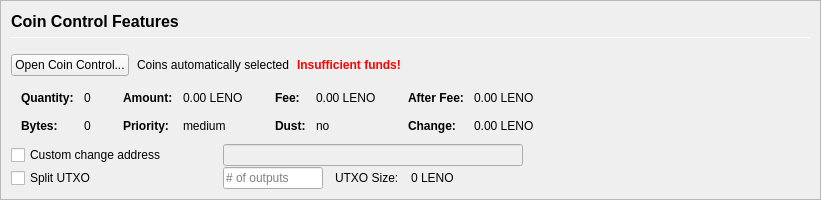
         <widget class="QFrame" name="frameCoinControl">
          <property name="sizePolicy">
           <sizepolicy hsizetype="Expanding" vsizetype="Expanding">
            <horstretch>0</horstretch>
            <verstretch>0</verstretch>
           </sizepolicy>
          </property>
          <property name="maximumSize">
           <size>
            <width>16777215</width>
            <height>16777215</height>
           </size>
          </property>
          <property name="frameShape">
           <enum>QFrame::StyledPanel</enum>
          </property>
          <property name="frameShadow">
           <enum>QFrame::Sunken</enum>
          </property>
          <layout class="QVBoxLayout" name="verticalLayoutCoinControl2">
           <property name="spacing">
            <number>0</number>
           </property>
           <property name="leftMargin">
            <number>0</number>
           </property>
           <property name="topMargin">
            <number>0</number>
           </property>
           <property name="rightMargin">
            <number>0</number>
           </property>
           <property name="bottomMargin">
            <number>0</number>
           </property>
           <item>
            <widget class="QFrame" name="frameCoinControl_BG">
             <layout class="QVBoxLayout" name="verticalLayoutCoinControl" stretch="0,0,0,0,0,0">
              <property name="spacing">
               <number>1</number>
              </property>
              <property name="leftMargin">
               <number>10</number>
              </property>
              <property name="topMargin">
               <number>10</number>
              </property>
              <item>
               <layout class="QHBoxLayout" name="horizontalLayoutCoinControl1">
                <property name="bottomMargin">
                 <number>15</number>
                </property>
                <item>
                 <layout class="QVBoxLayout" name="verticalLayout_3">
                  <property name="spacing">
                   <number>6</number>
                  </property>
                  <item>
                   <widget class="QLabel" name="labelCoinControlFeatures">
                    <property name="sizePolicy">
                     <sizepolicy hsizetype="Preferred" vsizetype="Maximum">
                      <horstretch>0</horstretch>
                      <verstretch>0</verstretch>
                     </sizepolicy>
                    </property>
                    <property name="minimumSize">
                     <size>
                      <width>0</width>
                      <height>20</height>
                     </size>
                    </property>
                    <property name="font">
                     <font>
                      <pointsize>12</pointsize>
                      <weight>75</weight>
                      <bold>true</bold>
                     </font>
                    </property>
                    <property name="styleSheet">
                     <string notr="true">font-weight:bold;</string>
                    </property>
                    <property name="text">
                     <string>Coin Control Features</string>
                    </property>
                   </widget>
                  </item>
                  <item>
                   <widget class="Line" name="line">
                    <property name="minimumSize">
                     <size>
                      <width>0</width>
                      <height>1</height>
                     </size>
                    </property>
                    <property name="maximumSize">
                     <size>
                      <width>16777215</width>
                      <height>1</height>
                     </size>
                    </property>
                    <property name="orientation">
                     <enum>Qt::Horizontal</enum>
                    </property>
                   </widget>
                  </item>
                 </layout>
                </item>
               </layout>
              </item>
              <item>
               <layout class="QHBoxLayout" name="horizontalLayoutCoinControl2" stretch="0,0,0,0">
                <property name="spacing">
                 <number>8</number>
                </property>
                <property name="bottomMargin">
                 <number>10</number>
                </property>
                <item>
                 <widget class="QPushButton" name="pushButtonCoinControl">
                  <property name="styleSheet">
                   <string notr="true"/>
                  </property>
                  <property name="text">
                   <string>Open Coin Control...</string>
                  </property>
                  <property name="autoDefault">
                   <bool>false</bool>
                  </property>
                 </widget>
                </item>
                <item>
                 <widget class="QLabel" name="labelCoinControlAutomaticallySelected">
                  <property name="text">
                   <string>Coins automatically selected</string>
                  </property>
                  <property name="margin">
                   <number>5</number>
                  </property>
                 </widget>
                </item>
                <item>
                 <widget class="QLabel" name="labelCoinControlInsuffFunds">
                  <property name="font">
                   <font>
                    <weight>75</weight>
                    <bold>true</bold>
                   </font>
                  </property>
                  <property name="styleSheet">
                   <string notr="true">color:red;font-weight:bold;</string>
                  </property>
                  <property name="text">
                   <string>Insufficient funds!</string>
                  </property>
                  <property name="margin">
                   <number>5</number>
                  </property>
                 </widget>
                </item>
                <item>
                 <spacer name="horizontalSpacerCoinControl">
                  <property name="orientation">
                   <enum>Qt::Horizontal</enum>
                  </property>
                  <property name="sizeHint" stdset="0">
                   <size>
                    <width>40</width>
                    <height>1</height>
                   </size>
                  </property>
                 </spacer>
                </item>
               </layout>
              </item>
              <item>
               <widget class="QWidget" name="widgetCoinControl" native="true">
                <property name="sizePolicy">
                 <sizepolicy hsizetype="Preferred" vsizetype="Preferred">
                  <horstretch>0</horstretch>
                  <verstretch>0</verstretch>
                 </sizepolicy>
                </property>
                <property name="minimumSize">
                 <size>
                  <width>0</width>
                  <height>0</height>
                 </size>
                </property>
                <property name="styleSheet">
                 <string notr="true"/>
                </property>
                <layout class="QHBoxLayout" name="horizontalLayoutCoinControl5">
                 <property name="leftMargin">
                  <number>0</number>
                 </property>
                 <property name="topMargin">
                  <number>0</number>
                 </property>
                 <property name="rightMargin">
                  <number>0</number>
                 </property>
                 <property name="bottomMargin">
                  <number>0</number>
                 </property>
                 <item>
                  <layout class="QHBoxLayout" name="horizontalLayoutCoinControl3" stretch="0,0,0,1">
                   <property name="spacing">
                    <number>20</number>
                   </property>
                   <property name="topMargin">
                    <number>0</number>
                   </property>
                   <property name="bottomMargin">
                    <number>10</number>
                   </property>
                   <item>
                    <layout class="QFormLayout" name="formLayoutCoinControl1">
                     <property name="horizontalSpacing">
                      <number>10</number>
                     </property>
                     <property name="verticalSpacing">
                      <number>14</number>
                     </property>
                     <property name="leftMargin">
                      <number>10</number>
                     </property>
                     <property name="topMargin">
                      <number>4</number>
                     </property>
                     <property name="rightMargin">
                      <number>6</number>
                     </property>
                     <item row="0" column="0">
                      <widget class="QLabel" name="labelCoinControlQuantityText">
                       <property name="font">
                        <font>
                         <weight>75</weight>
                         <bold>true</bold>
                        </font>
                       </property>
                       <property name="text">
                        <string>Quantity:</string>
                       </property>
                       <property name="margin">
                        <number>0</number>
                       </property>
                      </widget>
                     </item>
                     <item row="0" column="1">
                      <widget class="QLabel" name="labelCoinControlQuantity">
                       <property name="cursor">
                        <cursorShape>IBeamCursor</cursorShape>
                       </property>
                       <property name="contextMenuPolicy">
                        <enum>Qt::ActionsContextMenu</enum>
                       </property>
                       <property name="text">
                        <string notr="true">0</string>
                       </property>
                       <property name="margin">
                        <number>0</number>
                       </property>
                       <property name="textInteractionFlags">
                        <set>Qt::LinksAccessibleByMouse|Qt::TextSelectableByKeyboard|Qt::TextSelectableByMouse</set>
                       </property>
                      </widget>
                     </item>
                     <item row="1" column="0">
                      <widget class="QLabel" name="labelCoinControlBytesText">
                       <property name="font">
                        <font>
                         <weight>75</weight>
                         <bold>true</bold>
                        </font>
                       </property>
                       <property name="text">
                        <string>Bytes:</string>
                       </property>
                      </widget>
                     </item>
                     <item row="1" column="1">
                      <widget class="QLabel" name="labelCoinControlBytes">
                       <property name="cursor">
                        <cursorShape>IBeamCursor</cursorShape>
                       </property>
                       <property name="contextMenuPolicy">
                        <enum>Qt::ActionsContextMenu</enum>
                       </property>
                       <property name="text">
                        <string notr="true">0</string>
                       </property>
                       <property name="textInteractionFlags">
                        <set>Qt::LinksAccessibleByMouse|Qt::TextSelectableByKeyboard|Qt::TextSelectableByMouse</set>
                       </property>
                      </widget>
                     </item>
                    </layout>
                   </item>
                   <item>
                    <layout class="QFormLayout" name="formLayoutCoinControl2">
                     <property name="horizontalSpacing">
                      <number>10</number>
                     </property>
                     <property name="verticalSpacing">
                      <number>14</number>
                     </property>
                     <property name="leftMargin">
                      <number>6</number>
                     </property>
                     <property name="topMargin">
                      <number>4</number>
                     </property>
                     <property name="rightMargin">
                      <number>6</number>
                     </property>
                     <item row="0" column="0">
                      <widget class="QLabel" name="labelCoinControlAmountText">
                       <property name="font">
                        <font>
                         <weight>75</weight>
                         <bold>true</bold>
                        </font>
                       </property>
                       <property name="text">
                        <string>Amount:</string>
                       </property>
                       <property name="margin">
                        <number>0</number>
                       </property>
                      </widget>
                     </item>
                     <item row="0" column="1">
                      <widget class="QLabel" name="labelCoinControlAmount">
                       <property name="cursor">
                        <cursorShape>IBeamCursor</cursorShape>
                       </property>
                       <property name="contextMenuPolicy">
                        <enum>Qt::ActionsContextMenu</enum>
                       </property>
                       <property name="text">
                        <string notr="true">0.00 LENO</string>
                       </property>
                       <property name="textInteractionFlags">
                        <set>Qt::LinksAccessibleByMouse|Qt::TextSelectableByKeyboard|Qt::TextSelectableByMouse</set>
                       </property>
                      </widget>
                     </item>
                     <item row="1" column="0">
                      <widget class="QLabel" name="labelCoinControlPriorityText">
                       <property name="font">
                        <font>
                         <weight>75</weight>
                         <bold>true</bold>
                        </font>
                       </property>
                       <property name="text">
                        <string>Priority:</string>
                       </property>
                      </widget>
                     </item>
                     <item row="1" column="1">
                      <widget class="QLabel" name="labelCoinControlPriority">
                       <property name="cursor">
                        <cursorShape>IBeamCursor</cursorShape>
                       </property>
                       <property name="contextMenuPolicy">
                        <enum>Qt::ActionsContextMenu</enum>
                       </property>
                       <property name="text">
                        <string>medium</string>
                       </property>
                       <property name="textInteractionFlags">
                        <set>Qt::LinksAccessibleByMouse|Qt::TextSelectableByKeyboard|Qt::TextSelectableByMouse</set>
                       </property>
                      </widget>
                     </item>
                    </layout>
                   </item>
                   <item>
                    <layout class="QFormLayout" name="formLayoutCoinControl3">
                     <property name="horizontalSpacing">
                      <number>10</number>
                     </property>
                     <property name="verticalSpacing">
                      <number>14</number>
                     </property>
                     <property name="leftMargin">
                      <number>6</number>
                     </property>
                     <property name="topMargin">
                      <number>4</number>
                     </property>
                     <property name="rightMargin">
                      <number>6</number>
                     </property>
                     <item row="0" column="0">
                      <widget class="QLabel" name="labelCoinControlFeeText">
                       <property name="font">
                        <font>
                         <weight>75</weight>
                         <bold>true</bold>
                        </font>
                       </property>
                       <property name="text">
                        <string>Fee:</string>
                       </property>
                       <property name="margin">
                        <number>0</number>
                       </property>
                      </widget>
                     </item>
                     <item row="0" column="1">
                      <widget class="QLabel" name="labelCoinControlFee">
                       <property name="cursor">
                        <cursorShape>IBeamCursor</cursorShape>
                       </property>
                       <property name="contextMenuPolicy">
                        <enum>Qt::ActionsContextMenu</enum>
                       </property>
                       <property name="text">
                        <string notr="true">0.00 LENO</string>
                       </property>
                       <property name="textInteractionFlags">
                        <set>Qt::LinksAccessibleByMouse|Qt::TextSelectableByKeyboard|Qt::TextSelectableByMouse</set>
                       </property>
                      </widget>
                     </item>
                     <item row="1" column="0">
                      <widget class="QLabel" name="labelCoinControlLowOutputText">
                       <property name="font">
                        <font>
                         <weight>75</weight>
                         <bold>true</bold>
                        </font>
                       </property>
                       <property name="text">
                        <string>Dust:</string>
                       </property>
                      </widget>
                     </item>
                     <item row="1" column="1">
                      <widget class="QLabel" name="labelCoinControlLowOutput">
                       <property name="cursor">
                        <cursorShape>IBeamCursor</cursorShape>
                       </property>
                       <property name="contextMenuPolicy">
                        <enum>Qt::ActionsContextMenu</enum>
                       </property>
                       <property name="text">
                        <string>no</string>
                       </property>
                       <property name="textInteractionFlags">
                        <set>Qt::LinksAccessibleByMouse|Qt::TextSelectableByKeyboard|Qt::TextSelectableByMouse</set>
                       </property>
                      </widget>
                     </item>
                    </layout>
                   </item>
                   <item>
                    <layout class="QFormLayout" name="formLayoutCoinControl4">
                     <property name="horizontalSpacing">
                      <number>10</number>
                     </property>
                     <property name="verticalSpacing">
                      <number>14</number>
                     </property>
                     <property name="leftMargin">
                      <number>6</number>
                     </property>
                     <property name="topMargin">
                      <number>4</number>
                     </property>
                     <property name="rightMargin">
                      <number>6</number>
                     </property>
                     <item row="0" column="0">
                      <widget class="QLabel" name="labelCoinControlAfterFeeText">
                       <property name="font">
                        <font>
                         <weight>75</weight>
                         <bold>true</bold>
                        </font>
                       </property>
                       <property name="text">
                        <string>After Fee:</string>
                       </property>
                       <property name="margin">
                        <number>0</number>
                       </property>
                      </widget>
                     </item>
                     <item row="0" column="1">
                      <widget class="QLabel" name="labelCoinControlAfterFee">
                       <property name="cursor">
                        <cursorShape>IBeamCursor</cursorShape>
                       </property>
                       <property name="contextMenuPolicy">
                        <enum>Qt::ActionsContextMenu</enum>
                       </property>
                       <property name="text">
                        <string notr="true">0.00 LENO</string>
                       </property>
                       <property name="textInteractionFlags">
                        <set>Qt::LinksAccessibleByMouse|Qt::TextSelectableByKeyboard|Qt::TextSelectableByMouse</set>
                       </property>
                      </widget>
                     </item>
                     <item row="1" column="0">
                      <widget class="QLabel" name="labelCoinControlChangeText">
                       <property name="font">
                        <font>
                         <weight>75</weight>
                         <bold>true</bold>
                        </font>
                       </property>
                       <property name="text">
                        <string>Change:</string>
                       </property>
                      </widget>
                     </item>
                     <item row="1" column="1">
                      <widget class="QLabel" name="labelCoinControlChange">
                       <property name="cursor">
                        <cursorShape>IBeamCursor</cursorShape>
                       </property>
                       <property name="contextMenuPolicy">
                        <enum>Qt::ActionsContextMenu</enum>
                       </property>
                       <property name="text">
                        <string notr="true">0.00 LENO</string>
                       </property>
                       <property name="textInteractionFlags">
                        <set>Qt::LinksAccessibleByMouse|Qt::TextSelectableByKeyboard|Qt::TextSelectableByMouse</set>
                       </property>
                      </widget>
                     </item>
                    </layout>
                   </item>
                  </layout>
                 </item>
                </layout>
               </widget>
              </item>
              <item>
               <layout class="QHBoxLayout" name="horizontalLayoutCoinControl4">
                <property name="spacing">
                 <number>12</number>
                </property>
                <property name="sizeConstraint">
                 <enum>QLayout::SetDefaultConstraint</enum>
                </property>
                <property name="topMargin">
                 <number>0</number>
                </property>
                <property name="rightMargin">
                 <number>0</number>
                </property>
                <item>
                 <widget class="QCheckBox" name="checkBoxCoinControlChange">
                  <property name="sizePolicy">
                   <sizepolicy hsizetype="Preferred" vsizetype="Preferred">
                    <horstretch>0</horstretch>
                    <verstretch>0</verstretch>
                   </sizepolicy>
                  </property>
                  <property name="minimumSize">
                   <size>
                    <width>200</width>
                    <height>0</height>
                   </size>
                  </property>
                  <property name="maximumSize">
                   <size>
                    <width>200</width>
                    <height>16777215</height>
                   </size>
                  </property>
                  <property name="toolTip">
                   <string>If this is activated, but the change address is empty or invalid, change will be sent to a newly generated address.</string>
                  </property>
                  <property name="text">
                   <string>Custom change address</string>
                  </property>
                 </widget>
                </item>
                <item>
                 <widget class="QValidatedLineEdit" name="lineEditCoinControlChange">
                  <property name="enabled">
                   <bool>false</bool>
                  </property>
                  <property name="sizePolicy">
                   <sizepolicy hsizetype="Preferred" vsizetype="Preferred">
                    <horstretch>0</horstretch>
                    <verstretch>0</verstretch>
                   </sizepolicy>
                  </property>
                  <property name="minimumSize">
                   <size>
                    <width>300</width>
                    <height>0</height>
                   </size>
                  </property>
                 </widget>
                </item>
                <item>
                 <widget class="QLabel" name="labelCoinControlChangeLabel">
                  <property name="sizePolicy">
                   <sizepolicy hsizetype="Preferred" vsizetype="Preferred">
                    <horstretch>0</horstretch>
                    <verstretch>0</verstretch>
                   </sizepolicy>
                  </property>
                  <property name="minimumSize">
                   <size>
                    <width>100</width>
                    <height>0</height>
                   </size>
                  </property>
                  <property name="text">
                   <string/>
                  </property>
                  <property name="margin">
                   <number>3</number>
                  </property>
                 </widget>
                </item>
               </layout>
              </item>
              <item>
               <layout class="QHBoxLayout" name="horizontalLayoutCoinControl6">
                <property name="spacing">
                 <number>12</number>
                </property>
                <property name="rightMargin">
                 <number>0</number>
                </property>
                <item>
                 <widget class="QCheckBox" name="splitBlockCheckBox">
                  <property name="sizePolicy">
                   <sizepolicy hsizetype="Preferred" vsizetype="Preferred">
                    <horstretch>0</horstretch>
                    <verstretch>0</verstretch>
                   </sizepolicy>
                  </property>
                  <property name="minimumSize">
                   <size>
                    <width>200</width>
                    <height>0</height>
                   </size>
                  </property>
                  <property name="maximumSize">
                   <size>
                    <width>200</width>
                    <height>16777215</height>
                   </size>
                  </property>
                  <property name="text">
                   <string>Split UTXO</string>
                  </property>
                 </widget>
                </item>
                <item>
                 <widget class="QLineEdit" name="splitBlockLineEdit">
                  <property name="sizePolicy">
                   <sizepolicy hsizetype="Preferred" vsizetype="Preferred">
                    <horstretch>50</horstretch>
                    <verstretch>0</verstretch>
                   </sizepolicy>
                  </property>
                  <property name="minimumSize">
                   <size>
                    <width>100</width>
                    <height>0</height>
                   </size>
                  </property>
                  <property name="maximumSize">
                   <size>
                    <width>100</width>
                    <height>16777215</height>
                   </size>
                  </property>
                  <property name="placeholderText">
                   <string># of outputs</string>
                  </property>
                 </widget>
                </item>
                <item>
                 <widget class="QLabel" name="labelBlockSizeText">
                  <property name="text">
                   <string>UTXO Size:</string>
                  </property>
                 </widget>
                </item>
                <item>
                 <widget class="QLabel" name="labelBlockSize">
                  <property name="text">
                   <string>0 LENO</string>
                  </property>
                 </widget>
                </item>
                <item>
                 <spacer name="horizontalSpacer_7">
                  <property name="orientation">
                   <enum>Qt::Horizontal</enum>
                  </property>
                  <property name="sizeHint" stdset="0">
                   <size>
                    <width>40</width>
                    <height>20</height>
                   </size>
                  </property>
                 </spacer>
                </item>
               </layout>
              </item>
              <item>
               <spacer name="verticalSpacerCoinControl">
                <property name="orientation">
                 <enum>Qt::Vertical</enum>
                </property>
                <property name="sizeHint" stdset="0">
                 <size>
                  <width>800</width>
                  <height>1</height>
                 </size>
                </property>
               </spacer>
              </item>
             </layout>
            </widget>
           </item>
          </layout>
         </widget>
